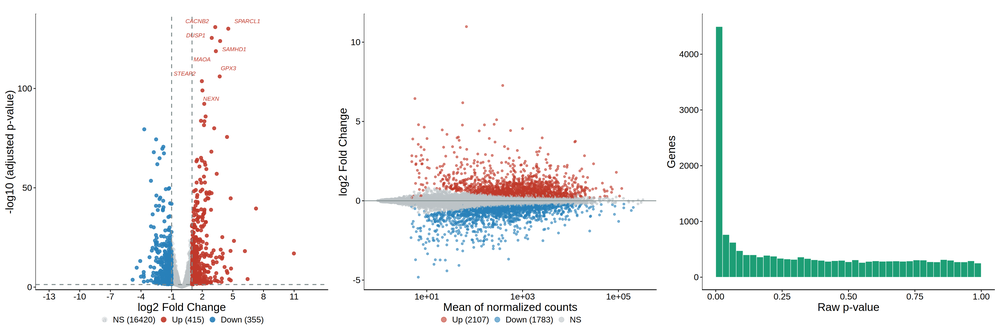
#> input picture paper/figure2_rebuild/panels/row1.png, 1000 x 327 px, shrunk from 4500 x 1470 before the run
$ python 02_compose_figure2.py
#> lines starting #> are read from the running program, lines starting #| are printed output that depends on the picture; after the words box and inside, x2 and y2 are one past the last pixel; in counts of white or black regions, pixels touching at a corner belong together
### paper/plate/style.py
"""House style for RNAflow figure plates (Python montage of the R tool's panels).

Mirrors the PI3K plate system: one consistent look for lettering, titles,
spacing and background, applied on top of the tool's own panel images. The
panels themselves are never redrawn here -- only placed, lettered and titled.
"""
import numpy as np
import matplotlib
matplotlib.use("Agg")
import matplotlib.pyplot as plt
from PIL import Image

# Liberation Sans has Helvetica metrics and is the same face the R panels use,
# so Python lettering/titles match the panels' axis text exactly.
FONT = "Liberation Sans"
INK = "#141414"          # near-black, for letters/titles (never green)
LETTER_SIZE = 16
TITLE_SIZE = 12


def set_style():
    plt.rcParams.update({
        "figure.dpi": 150,
        "savefig.dpi": 300,
        "font.family": FONT,
        "font.size": 11,
        "text.color": INK,
        "pdf.fonttype": 42,      # embed real fonts (editable in Illustrator)
        "ps.fonttype": 42,
    })


def load_trim(path, tol=248, pad=6):
    """Load an image and crop its uniform white/transparent border."""
#> called with path = 'paper/figure2_rebuild/panels/row1.png', tol = 248, pad = 6
    a = np.asarray(Image.open(path).convert("RGBA"))
    rgb, alpha = a[..., :3], a[..., 3]
#> rgb is the input picture: shape (327, 1000, 3); mean R, G, B 243.7, 245.2, 244.9
#> alpha: shape (327, 1000); every value is 255
    ink = (rgb.min(axis=2) < tol) & (alpha > 0)
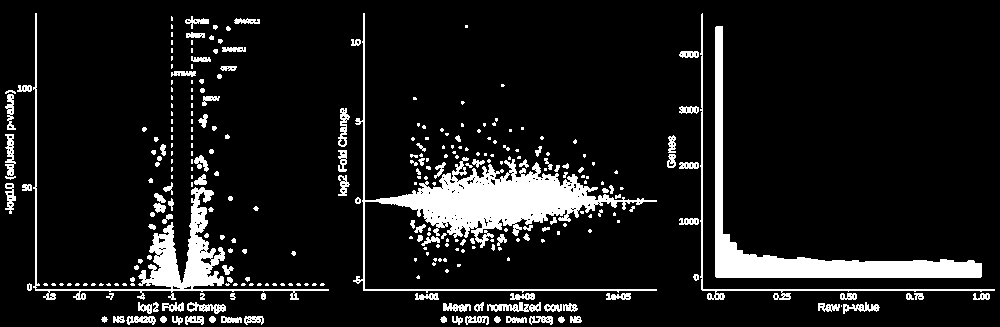
#> ink: shape (327, 1000) bool; 10.5% white; 300 white regions (167 under 20 px), largest, box (x1, y1, x2, y2) and area: (353, 13, 657, 293) 10272, (715, 26, 982, 278) 7139, (33, 13, 329, 300) 4903
    ys, xs = np.where(ink)
    if xs.size == 0:
        return a
    y0, y1 = max(0, ys.min() - pad), min(a.shape[0], ys.max() + pad + 1)
#> y0 = 7; y1 = 327
    x0, x1 = max(0, xs.min() - pad), min(a.shape[1], xs.max() + pad + 1)
#> x0 = 0; x1 = 1000
    return a[y0:y1, x0:x1]
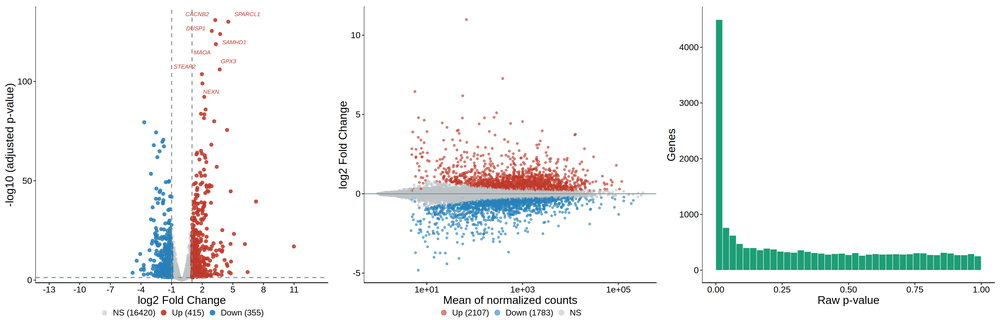
#> returned value: shape (320, 1000, 4); mean of channels 0, 1, 2, 3 243.5, 245, 244.7, 255; drawn as R, G, B


# [54 lines left out: functions fit_rect, place_panel, grid_cells, not called in this run]

### paper/figure2_rebuild/02_compose_figure2.py
## Compose Figure 2 from the aligned strips + heatmap into paper/figures/figure2.{png,pdf}.
## Two bands: (row1 a|b|c) full width, then (d heatmap | e|f strip). All six panel
## letters are drawn here at one uniform size so they match across strips.
## Run from the repo root:  python3 paper/figure2_rebuild/02_compose_figure2.py
import os, sys
sys.path.insert(0, os.path.join(os.path.dirname(__file__), "..", "plate"))
import matplotlib.pyplot as plt
from style import set_style, load_trim, FONT, INK, LETTER_SIZE

HERE = os.path.dirname(os.path.abspath(__file__))
PAN = os.path.join(HERE, "panels")
REPO = os.path.join(HERE, "..", "figures")
set_style()

row1 = load_trim(os.path.join(PAN, "row1.png"))       # a b c (no baked letter)
row2 = load_trim(os.path.join(PAN, "row2.png"))       # e f   (no baked letter)
#> call 2 of load_trim, with path = 'paper/figure2_rebuild/panels/row2.png', tol = 248, pad = 6
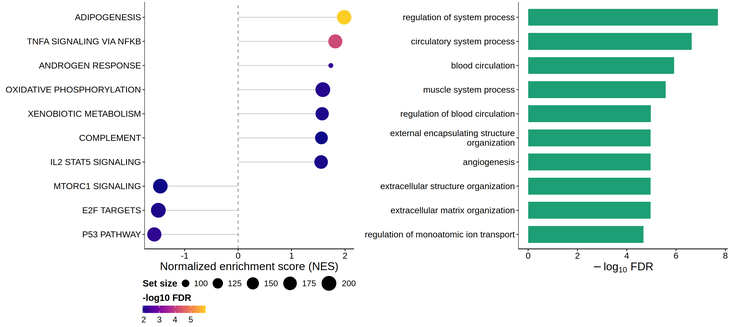
#> input picture paper/figure2_rebuild/panels/row2.png, 733 x 327 px, shrunk from 3300 x 1470 before the run
#> in load_trim, rgb is the input picture: shape (327, 733, 3); mean R, G, B 225.1, 237.2, 233.8
#> in load_trim (call 2), `rgb, alpha = a[..., :3], a[..., 3]`: alpha: shape (327, 733); every value is 255
#> in load_trim (call 2), `ink = (rgb.min(axis=2) < tol) & (alpha > 0)`:
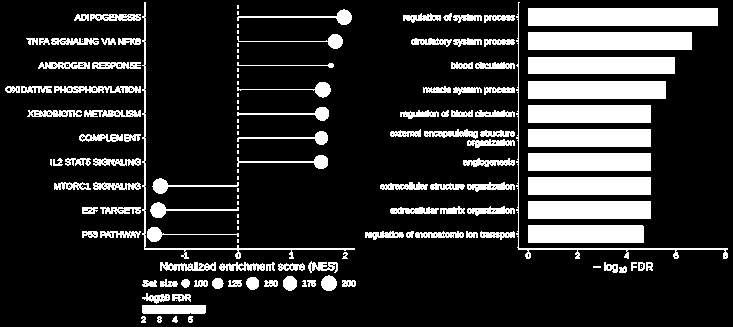
#> ink: shape (327, 733) bool; 18.2% white; 147 white regions (37 under 20 px), largest, box (x1, y1, x2, y2) and area: (528, 8, 718, 26) 3420, (528, 32, 692, 50) 2952, (528, 57, 675, 74) 2499
#> in load_trim (call 2), `y0, y1 = max(0, ys.min() - pad), min(a.shape[0], ys.max() + pad + 1)`: y0 = 0
#> in load_trim (call 2), `x0, x1 = max(0, xs.min() - pad), min(a.shape[1], xs.max() + pad + 1)`: x1 = 733
hm   = load_trim(os.path.join(PAN, "d_heatmap.png"))  # heatmap
#> call 3 of load_trim, with tol = 248, pad = 6
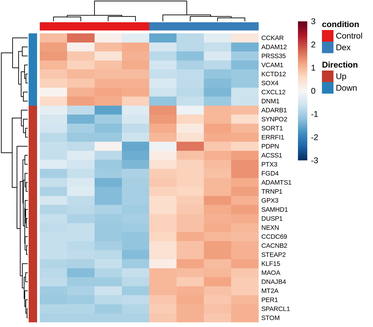
#> input picture paper/figure2_rebuild/panels/d_heatmap.png, 373 x 327 px, shrunk from 1680 x 1470 before the run
#> in load_trim, rgb is the input picture: shape (327, 373, 3); mean R, G, B 221.8, 213.2, 212
#> in load_trim (call 3), `rgb, alpha = a[..., :3], a[..., 3]`: alpha: shape (327, 373); every value is 255
#> in load_trim (call 3), `ink = (rgb.min(axis=2) < tol) & (alpha > 0)`:
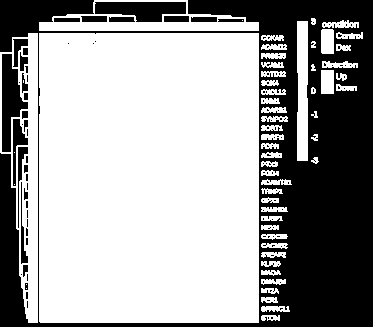
#> ink: shape (327, 373) bool; 63.6% white; 140 black regions (118 under 20 px), largest, box (x1, y1, x2, y2) and area: (0, 0, 373, 327) 39135, (2, 54, 28, 152) 1364, (95, 2, 186, 22) 1313
#> in load_trim (call 3), `x0, x1 = max(0, xs.min() - pad), min(a.shape[1], xs.max() + pad + 1)`: x1 = 369
#> in load_trim (call 3), `return a[y0:y1, x0:x1]`:
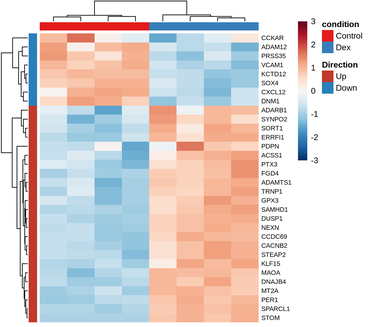
#> returned value: shape (327, 369, 4); mean of channels 0, 1, 2, 3 221.4, 212.8, 211.5, 255; drawn as R, G, B

def ar(img):
    return img.shape[1] / img.shape[0]

W = 13.0
ml = mr = 0.12
mt = mb = 0.10
lh = 0.28          # reserved letter strip above each band
gy = 0.24          # gap between bands
gx = 0.26          # gap between heatmap and e/f strip
inner = W - ml - mr

h1 = inner / ar(row1)                                  # band 1 height
#> h1 = 4.08
hb = (inner - gx) / (ar(hm) + ar(row2))                # band 2 image height
#> hb = 3.71
hm_w = hb * ar(hm)
#> hm_w = 4.19
row2_w = hb * ar(row2)
#> row2_w = 8.31

Ht = mt + lh + h1 + gy + lh + hb + mb
#> Ht = 8.79
fig = plt.figure(figsize=(W, Ht)); fig.patch.set_facecolor("white")

def put(img, x, y, w, h):
    ax = fig.add_axes([x / W, y / Ht, w / W, h / Ht])
    ax.imshow(img, aspect="auto", interpolation="lanczos"); ax.axis("off")

def letter(ch, x, ytop):
    fig.text(x / W, ytop / Ht, ch, ha="left", va="top",
             fontsize=LETTER_SIZE, fontweight="bold", color=INK, family=FONT)

# --- Band 1 : a | b | c ---
b1_lettertop = Ht - mt
#> b1_lettertop = 8.69
row1_y = Ht - mt - lh - h1
#> row1_y = 4.33
put(row1, ml, row1_y, inner, h1)
for k, ch in enumerate("abc"):
    letter(ch, ml + k * inner / 3.0, b1_lettertop)

# --- Band 2 : d (heatmap) | e | f ---
b2_lettertop = row1_y - gy
#> b2_lettertop = 4.09
band2_y = b2_lettertop - lh - hb
#> band2_y = 0.1
put(hm, ml, band2_y, hm_w, hb)
put(row2, ml + hm_w + gx, band2_y, row2_w, hb)
x2 = ml + hm_w + gx
#> x2 = 4.57
letter("d", ml, b2_lettertop)
letter("e", x2, b2_lettertop)
letter("f", x2 + row2_w / 2.0, b2_lettertop)

for ext in ("png", "pdf"):
    fig.savefig(os.path.join(REPO, f"figure2.{ext}"), dpi=300, facecolor="white")
plt.close(fig)
print("wrote paper/figures/figure2.png + .pdf (300 dpi)")
